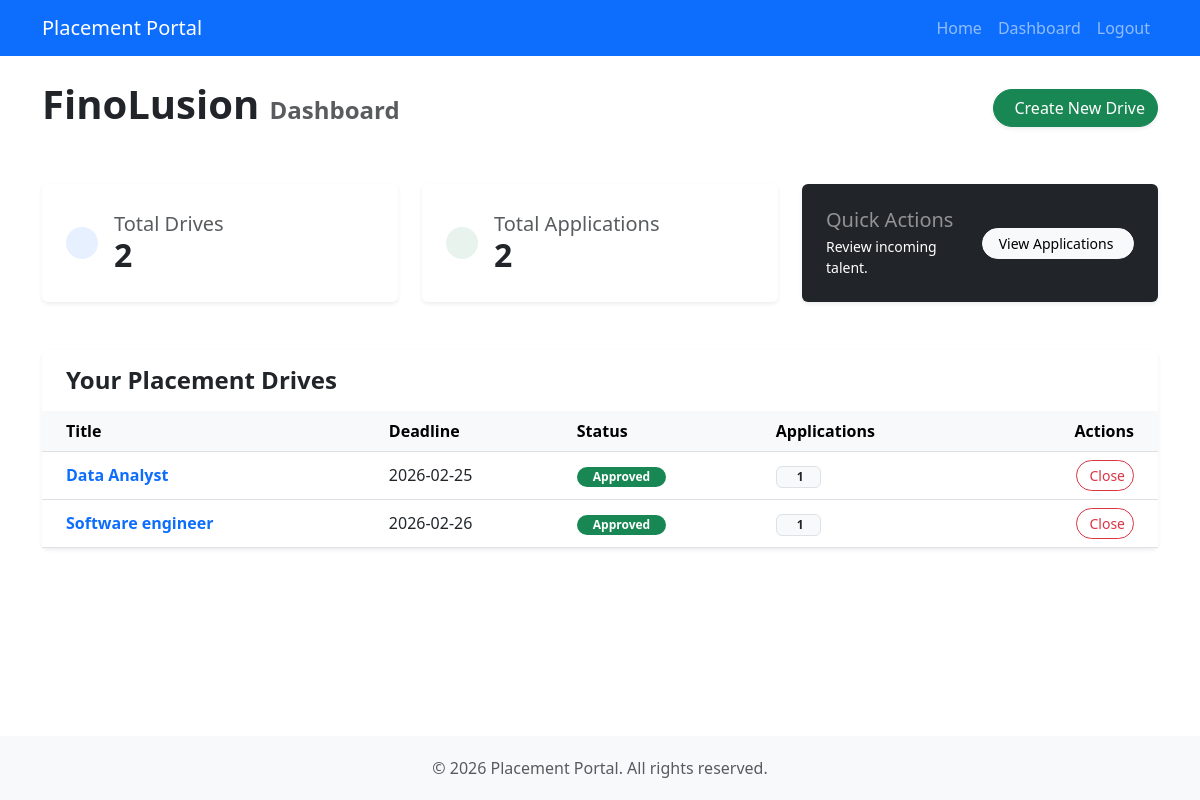
The page /company/dashboard (signed in) on the database its author committed.
### models.py (models this page shows)
class Company(db.Model):
    id = db.Column(db.Integer, primary_key=True)
    name = db.Column(db.String(100), nullable=False)
    email = db.Column(db.String(100), unique=True, nullable=False)
    password = db.Column(db.String(200), nullable=False)
    website = db.Column(db.String(200))
    hr_contact = db.Column(db.String(20))
    is_approved = db.Column(db.Boolean, default=False)
    is_blacklisted = db.Column(db.Boolean, default=False)
    created_at = db.Column(db.DateTime, default=datetime.utcnow)
    job_positions = db.relationship("JobPosition", backref="company", lazy=True)

class JobPosition(db.Model):
    id = db.Column(db.Integer, primary_key=True)
    company_id = db.Column(db.Integer, db.ForeignKey("company.id"), nullable=False)
    title = db.Column(db.String(100), nullable=False)
    description = db.Column(db.Text)
    eligibility = db.Column(db.String(200))
    deadline = db.Column(db.Date)
    posted_date = db.Column(db.DateTime, default=datetime.utcnow)
    skills = db.Column(db.String(200))
    experience = db.Column(db.String(50))
    salary = db.Column(db.String(50))
    status = db.Column(db.String(20), default="Pending")
    applications = db.relationship("Application", backref="job_position", lazy=True)

### app.py (the view)
    @app.route("/company/dashboard")
    @login_required("company")
    def company_dashboard():
        company_id = session.get("user_id")
        company = Company.query.get(company_id)
        if not company.is_approved:
             return render_template("unauthorized.html", message="Your account is awaiting admin approval.")
        jobs = JobPosition.query.filter_by(company_id=company_id).all()
        total_applications = 0
        for job in jobs:
            total_applications += len(job.applications)
        return render_template("dashboards/company.html", company=company, jobs=jobs, total_applications=total_applications)

### templates/dashboards/company.html (shortened to what this page needs)
{% extends "base.html" %}
{% block content %}
<div class="row mb-5 align-items-center">
    <div class="col">
        <h2 class="display-6 fw-bold">{{ company.name }} <span class="text-muted fs-4">Dashboard</span></h2>
    </div>
    <div class="col-auto">
        <a href="{{ url_for('post_job') }}" class="btn btn-success rounded-pill shadow-sm">
            Create New Drive
        </a>
    </div>
</div>
<div class="row mb-5 g-4">
    <div class="col-md-4">
        <div class="card bg-white border-0 shadow-sm h-100">
            <div class="card-body p-4 d-flex align-items-center">
                <div class="rounded-circle bg-primary bg-opacity-10 p-3 me-3">
                </div>
                <div>
                    <h5 class="card-title text-muted mb-0">Total Drives</h5>
                    <h2 class="fw-bold mb-0">{{ jobs|length }}</h2>
                </div>
            </div>
        </div>
    </div>
    <div class="col-md-4">
        <div class="card bg-white border-0 shadow-sm h-100">
            <div class="card-body p-4 d-flex align-items-center">
                <div class="rounded-circle bg-success bg-opacity-10 p-3 me-3">
                </div>
                <div>
                    <h5 class="card-title text-muted mb-0">Total Applications</h5>
                    <h2 class="fw-bold mb-0">{{ total_applications }}</h2>
                </div>
            </div>
        </div>
    </div>
    <div class="col-md-4">
        <div class="card bg-dark text-white border-0 shadow-sm h-100">
            <div class="card-body p-4 d-flex align-items-center justify-content-between">
                <div>
                    <h5 class="card-title text-white-50 mb-1">Quick Actions</h5>
                    <p class="mb-0 small">Review incoming talent.</p>
                </div>
                <a href="{{ url_for('company_applications') }}" class="btn btn-light rounded-pill btn-sm px-3">
                    View Applications
                </a>
            </div>
        </div>
    </div>
</div>
<div class="card shadow-sm border-0">
    <div class="card-header bg-white py-3 border-bottom-0">
        <h4 class="mb-0 fw-bold">Your Placement Drives</h4>
    </div>
    <div class="table-responsive">
        <table class="table table-hover align-middle mb-0">
            <thead class="table-light">
                <tr>
                    <th class="ps-4">Title</th>
                    <th>Deadline</th>
                    <th>Status</th>
                    <th>Applications</th>
                    <th class="text-end pe-4">Actions</th>
                </tr>
            </thead>
            <tbody>
                {% for job in jobs %}
                <tr>
                    <td class="ps-4 fw-bold text-primary">{{ job.title }}</td>
                    <td>{{ job.deadline }}</td>
                    <td>
                        {% if job.status == 'Approved' %}
                        <span class="badge bg-success rounded-pill px-3">Approved</span>
                        {% elif job.status == 'Pending' %}
                        <span class="badge bg-warning text-dark rounded-pill px-3">Pending</span>
                        {% else %}
                        <span class="badge bg-danger rounded-pill px-3">{{ job.status }}</span>
                        {% endif %}
                    </td>
                    <td>
                        <span class="badge bg-light text-dark border px-3">
                            {{ job.applications|length }}
                        </span>
                    </td>
                    <td class="text-end pe-4">
                        {% if job.status != 'Closed' %}
                        <a href="{{ url_for('update_job_status', job_id=job.id, status='Closed') }}"
                            class="btn btn-sm btn-outline-danger rounded-pill" title="Close Job">
                            Close
                        </a>
                        {% endif %}
                    </td>
                </tr>
                {% endfor %}
            </tbody>
        </table>
    </div>
</div>
{% endblock %}

### templates/base.html (style rules this page uses)
body { display: flex; flex-direction: column; min-height: 100vh; }

### rows shown on the page
Company: name "FinoLusion"
JobPosition: title "Data Analyst", deadline "2026-02-25", status "Approved", applications|length "1"
JobPosition: title "Software engineer", deadline "2026-02-26", status "Approved", applications|length "1"

### other values the page prints
{{ jobs|length }} "2"
{{ total_applications }} "2"
